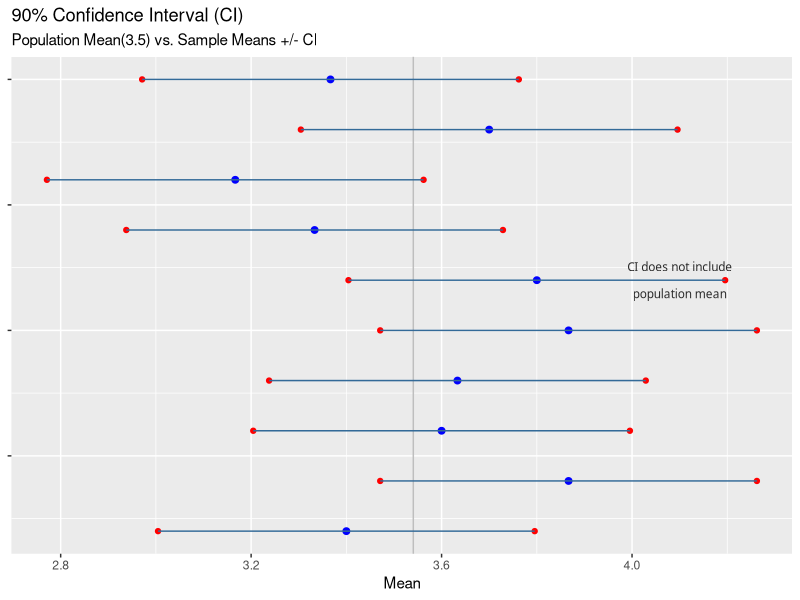
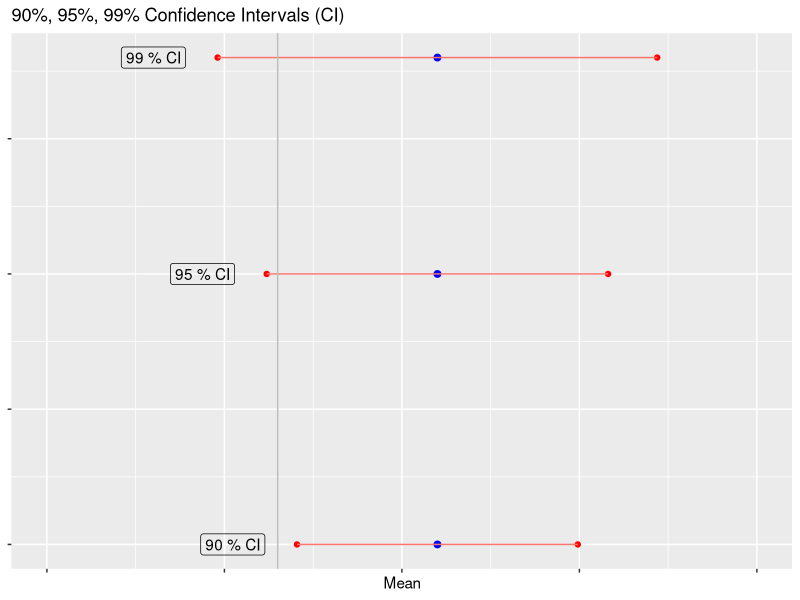

Recreate these plots in R, in order.
require(dplyr)
require(tidyr)
require(ggplot2)
x <- c(1,2,3,4,5,6)
set.seed(17)
xbar <- 0
xsamp <- 0
for(i in 1:5000){
    xsamp[i] <- sample(x,1,replace = TRUE)
}
mean_xsamp <- mean(xsamp)
sd_xsamp <- sd(xsamp)
for(i in 1:10) {
    xbar[i] <- mean(sample(xsamp,30, replace = TRUE))
}
mean_xbar <- mean(xbar)
sd_xbar<- sd(xbar)
sd(x)
sd(x) / sqrt(50)
x_count <- as.data.frame(c(1:10))
xbar <- as.data.frame(xbar)
# x_count <- tbl_df(x_count)
x_dt <- bind_cols(x_count,xbar)
colnames(x_dt) <- c("seq", "Mean")
x_dt <- mutate(x_dt, ul = x_dt$Mean +  1.645 * sd_xsamp / sqrt(50))
x_dt <- mutate(x_dt, ll = x_dt$Mean -  1.645 * sd_xsamp / sqrt(50))
x_dt <- mutate(x_dt, ok = ifelse(ll >= mean_xsamp | ul <= mean_xsamp, 1, 0))
annot <- read.table(text=
                        "seq|ul|just|text
                    4.1|6|5|CI does not include<br><br>population mean",
                    sep="|", header=TRUE, stringsAsFactors=FALSE)
annot$text <- gsub("<br>", "\n", annot$text)
ggplot(x_dt, aes(Mean, seq, xlim(0,5))) +
    geom_point(size = 2, colour = "blue")  +
    geom_point(x = x_dt$ul, y = x_dt$seq, colour = "red") +
    geom_point(x = x_dt$ll, y = x_dt$seq, colour = "red") +
    geom_vline(xintercept = mean(xsamp), colour ="gray") +
    geom_segment(aes( x= ll, y = seq,
                      xend = ul, yend= seq, colour= ok )) +
    theme(legend.position="none") + labs(y = NULL) + theme(
        axis.text.y = element_blank()) + labs(title="90% Confidence Interval (CI)", subtitle="Population Mean(3.5) vs. Sample Means +/- CI") +  geom_label(data=annot, aes(x=seq, y=ul, label=text), family="OpenSans-CondensedLight", lineheight=0.95, size=3, label.size=0, color="#2b2b2b", bg="transparent")

## 90, 95, 99 ci's
cl <- c(1:3)
cfmean <- c(3.1,3.1,3.1)
ul95 <-  3.1 + 2 * sd_xsamp / sqrt(50)
ll95 <-  3.1 - 2 * sd_xsamp / sqrt(50)
ul90 <-  3.1 + 1.645 * sd_xsamp / sqrt(50)
ll90 <-  3.1 - 1.645 * sd_xsamp / sqrt(50)
ul99 <-  3.1 + 2.575 * sd_xsamp / sqrt(50)
ll99 <-  3.1 - 2.575 * sd_xsamp / sqrt(50)
ci95 <- cbind(95,3.1, ll95, ul95)
ci99 <- cbind(99,3.1, ll99, ul99)
ci90 <- cbind(90,3.1, ll90, ul90)
cnames <- c("CL","Mean", "LL", "UL")
colnames(ci90) <- cnames
colnames(ci95) <- cnames
colnames(ci99) <- cnames
ci <- rbind(ci90, ci95, ci99)
ci <- as.data.frame(ci)
ggplot(ci, aes(Mean, CL)) + xlim(2,4) +
    geom_point(size = 2, colour = "blue")  +
    geom_point(x = ci$UL, y = ci$CL, colour = "red") +
    geom_point(x = ci$LL, y = ci$CL, colour = "red") +
    geom_segment(aes( x= LL, y = CL,
                      xend = UL, yend= CL, colour= "red" )) +
    theme(legend.position="none") + labs(y = NULL) + theme(
        axis.text.y = element_blank(),axis.text.x = element_blank()) + labs(title="90%, 95%, 99% Confidence Intervals (CI)") +   geom_label(data=ci, aes(x=LL, y=CL, label=paste(CL, "% CI")), hjust= 1.5, bg = "transparent" ) +
    geom_vline(xintercept = 2.65, colour ="gray")